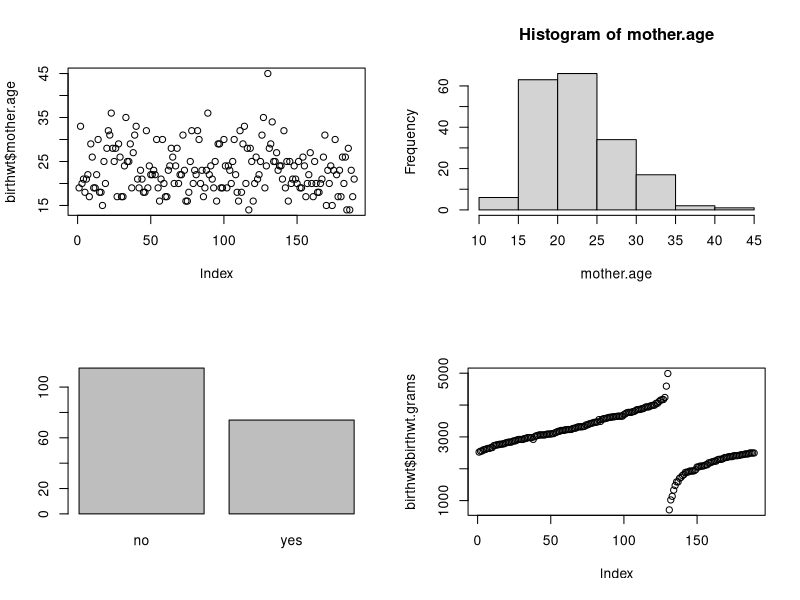
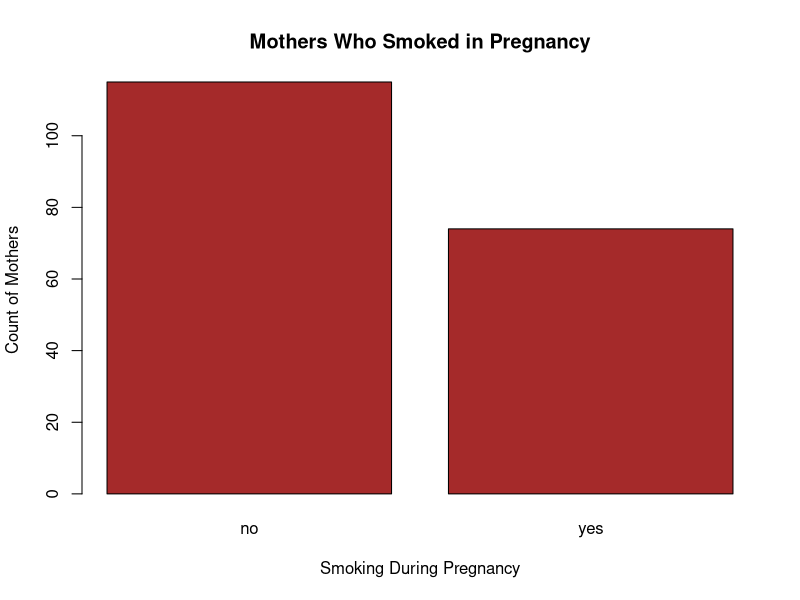
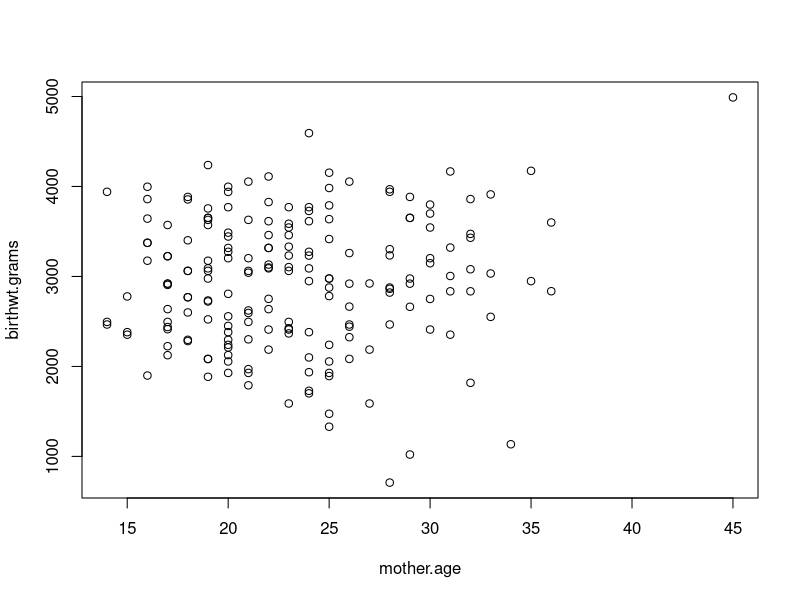
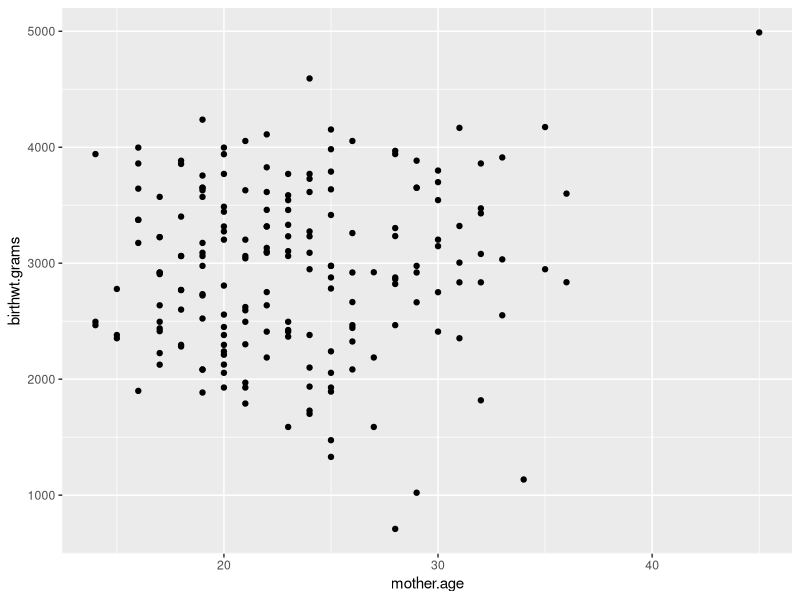
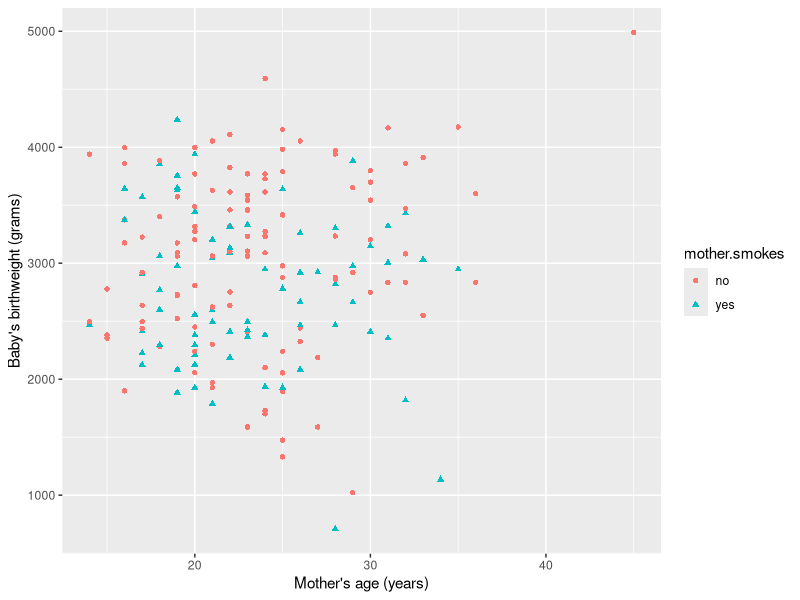
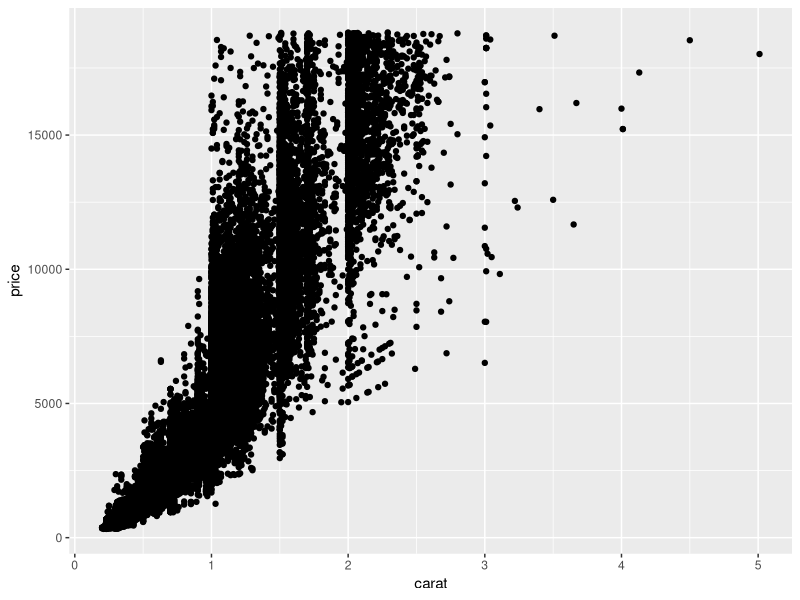
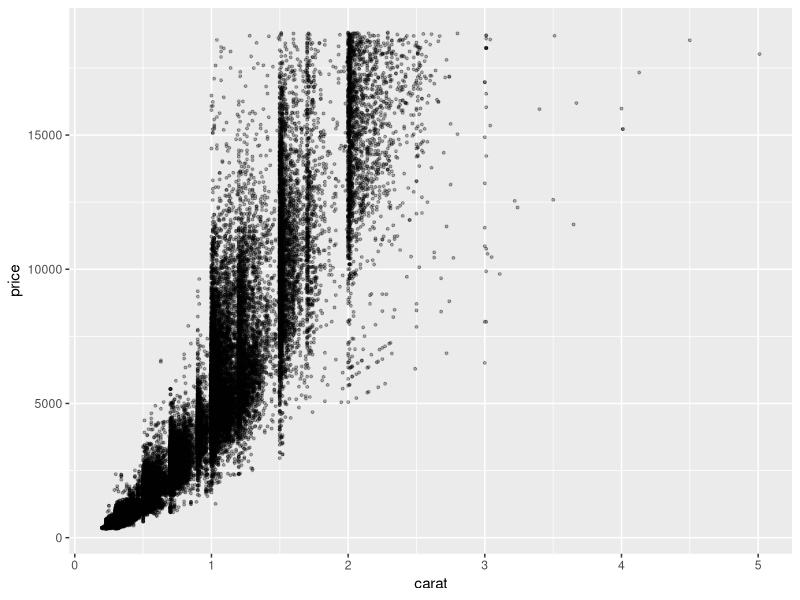
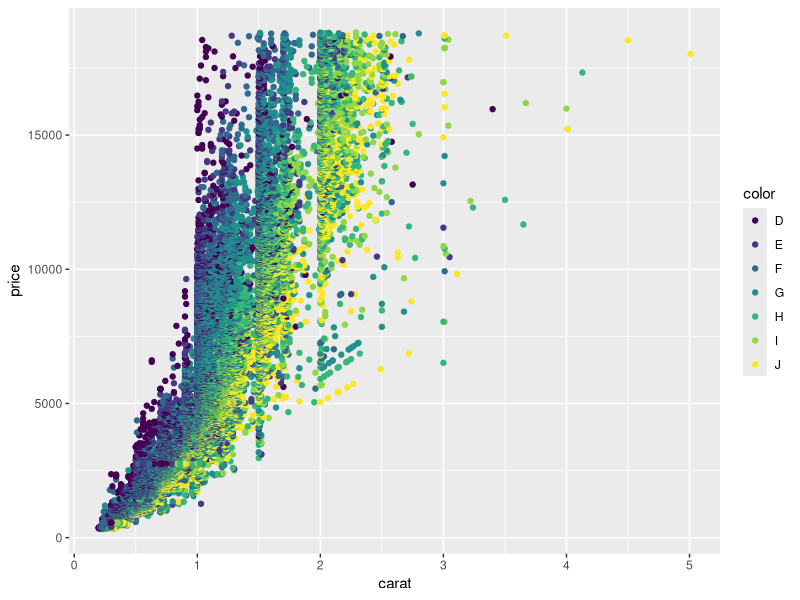

Reproduce these figures in R, in order.
## ---- chunk 1
library(tidyverse)
library(knitr)
## ---- chunk 2

birthwt.df <- MASS::birthwt

## ---- chunk 3

birthwt <- as_tibble(birthwt.df)
birthwt

## ---- chunk 4
# Compare to the printout for a data frame

birthwt.df
## ---- chunk 5
# The following two operations produce the same result
birthwt.df$age

birthwt$age

## ---- chunk 6
# But these operations do not:

# Return a single value (vector of length 1)

#birthwt.df[1,2]

# Returns a tibble

#birthwt[1,2]


# Forcing tibble operations to return just the value:


birthwt[1,2, drop=TRUE]
## ---- chunk 7
colnames(birthwt)

# the dolumn names are not very descripting 

colnames(birthwt)<- c("birthwt.below.2500", "mother.age", "mother.weight", "race", "mother.smokes",
                      "previous.prem.labor", "hypertension", "uterine.irr", "physician.visits",
                      "birthwt.grams")

# better names! 
birthwt

## ---- chunk 8
# Reload the data again
birthwt<- as_tibble(MASS::birthwt)

birthwt<- birthwt %>%
  rename(birthwt.below.2500= low,
         mother.age= age,
         mother.weight = lwt,
         mother.smokes= smoke,
         previous.prem.labor= ptl,
         hypertension= ht,
         uterine.irr= ui,
         physician.visits= ftv,
         birthwt.grams=bwt)

colnames(birthwt)
birthwt

## ---- chunk 9
#birthwt

birthwt<- birthwt %>%
mutate(race = recode_factor(race, `1`= "white", `2` = "black" , `3` = "other")) %>%
  mutate_at(c("mother.smokes", "hypertension", "uterine.irr", "birthwt.below.2500"),
            ~ recode_factor(.x, `0`= "no", `1` ="yes") )

birthwt

## ---- chunk 10
summary(birthwt)  # this is good for data justfication and deeper insights especially when dealing with 
# multiple sets of data and doing comparison / regression analysis 
## ---- chunk 11
tbl.mean.bwt <- birthwt %>%
group_by(race, mother.smokes) %>% 
  summarize(mean.birthwt = round(mean(birthwt.grams, 0)))
tbl.mean.bwt

## ---- chunk 12
tbl.mean.bwt %>% 
  pivot_wider(names_from = mother.smokes, values_from=mean.birthwt)

## ---- chunk 13
# Print nicely

tbl.mean.bwt %>%
  pivot_wider(names_from = mother.smokes, values_from = mean.birthwt) %>%
  kable(format = "markdown")

# Wednesdays class " Pearson's Correlation Coeficient" : Explained Variance and 
# strenght of association     y  ~ x---> independent variable 
## ---- chunk 14

cor(birthwt$mother.age, birthwt$birthwt.grams)   # Calculate our correlation

# this resembles a weak correlation 

## ---- chunk 15

# smoking status means in terms of smokers and non smokers

# note that the negative is not indicative of a weak correlation but rather an inverse 
# relationship that could either be strong or weak 

birthwt %>% 
  group_by(mother.smokes) %>%
  summarize(cor_bwt_age = cor(birthwt.grams, mother.age))

# we should have a 2x2 matrix output 


## ---- chunk 16

birthwt %>% 
  group_by(race) %>%
summarize(cor_bwt_age = cor(birthwt.grams, mother.age))

# i should get a 3x2 matrixs due to there being 3 categoeis for race (B,W, O and two colums for 
# race and cor_bwt_age)

## ---- chunk 17
par(mfrow = c(2,2))  # Display plots in a single 2x2 figure 
plot(birthwt$mother.age)  # scatter plot 
with(birthwt, hist(mother.age))
plot(birthwt$mother.smokes)   # categorical (yes/no on x axis) and frequency (y axis)
plot(birthwt$birthwt.grams)    # x axis will be an index and y axis will be birthwt in grams
## ---- chunk 18

par(mfrow = c(1,1))
plot(birthwt$mother.smokes,
main = "Mothers Who Smoked in Pregnancy",
xlab = "Smoking During Pregnancy",
ylab = "Count of Mothers",
col =   "brown")
## ---- chunk 19
library(ggplot2)
## ---- chunk 20

with(birthwt, plot(mother.age, birthwt.grams))  # Base graphics 
qplot(mother.age, birthwt.grams, data=birthwt)  # using qplot from ggplot2

## ---- chunk 21

qplot(x= mother.age, y = birthwt.grams, data=birthwt, 
      color = mother.smokes, 
      shape = mother.smokes ,
      xlab = "Mother's age (years)",
      ylab = "Baby's birthweight (grams)")
## ---- chunk 22
#dim(diamonds)    # dim stands for dimension 
head(diamonds)

## ---- chunk 23
diamond.plot <- ggplot(data = diamonds , aes(x = carat, y=price))
diamond.plot + geom_point()   # this gives us a scatter plot 

## ---- chunk 24
diamond.plot + geom_point(size = 0.7, alpha = 0.3)
## ---- chunk 25
diamond.plot <- ggplot(data = diamonds , aes(x=carat , y= price, colour = color))
diamond.plot + geom_point()

## ---- chunk 26
cbPalette <- c("#999999", "#E69F00", "#56B4E9", "#009E73", "#F0E442", "#0072B2", "#D55E00", "#CC79A7")
diamond.plot<- ggplot(data=diamonds, aes(x = carat, y = price, colour = color))
diamond.plot + geom_point() + scale_colour_manual(values=cbPalette)

## ---- chunk 27
diamond.plot + geom_point() + coord_trans(x = "log10", y = "log10")

## ---- chunk 28

diamond.plot <- ggplot(data = diamonds, aes( x = carat, y = price, colour = color))

diamond.plot + geom_point() + facet_wrap(~cut)

## ---- chunk 29
# straight line plot 

diamond.plot + geom_point()+ facet_grid(. ~ cut)

## ---- chunk 30
diamond.plot + geom_point()+ facet_grid(cut ~ .)


## ---- chunk 31
qplot( x =race, data = birthwt, geom = "bar")

## ---- chunk 32
base.plot <- ggplot(birthwt, aes(x = mother.age)) +
  xlab("Mothers, age")
base.plot + geom_histogram()
base.plot + geom_histogram(aes(fill = race))
base.plot + geom_density()
base.plot + geom_density(aes(fill=race), alpha =0.5)
## ---- chunk 33
base.plot <- ggplot(birthwt, aes(x = as.factor(physician.visits), y = birthwt.grams))+
                      
          xlab("Number of first trimester physician visits")+
          ylab("Infant's birthweight(grams)")
          
  # Box Plot 
  base.plot + geom_boxplot()
  
  # violin Plot 
  base.plot + geom_violin()

## ---- chunk 34
tbl.mean.bwt <- birthwt %>% 
  
  group_by(race, mother.smokes) %>% 
  
  summarize(mean.birthwt = round(mean(birthwt.grams), 0))
      
            tbl.mean.bwt

## ---- chunk 35

# Define basic aesthetic parameters 

p.bwt <- ggplot(data = tbl.mean.bwt,
                aes(y = mean.birthwt, x = race, fill = mother.smokes))

# Pick Colors of the Bars 

bwt.colors <- c("#009E73", "#999999")

# Display Barchat 

p.bwt + geom_bar(stat = "identity", position = "dodge") +
  ylab("Average Birthweight")+ 
  xlab("Mother's race") + 
  guides(fill = guide_legend(title= "Mother's smoking status")) +
  scale_fill_manual(values=bwt.colors)

## ---- chunk 36
birthwt %>% 
  group_by(mother.smokes) %>% 
  summarize(cor_bwt_age = cor(birthwt.grams, mother.age))

## ---- chunk 37

ggplot(birthwt, 
       aes(x = mother.age, y= birthwt.grams, shape= mother.smokes, color = mother.smokes))+ 
  geom_point() + # Adds points (scatterplot)
geom_smooth(method = "lm") + # Adds regression lines 
  ylab("Birth Weight (grams)") + # Changes y-axis label 
  xlab("Mother's age(years)")   + # Changwes x-axis label 
  ggtitle("Birth weight by Mother's age") # Changes plot title

